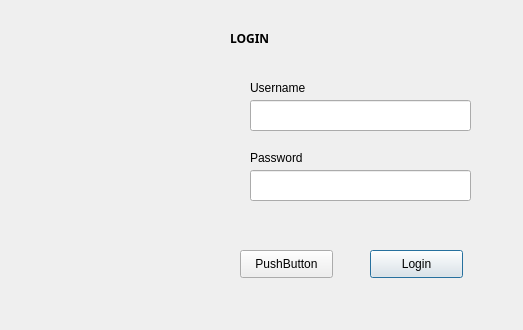
<?xml version="1.0" encoding="UTF-8"?>
<ui version="4.0">
 <class>LoginDialog</class>
 <widget class="QDialog" name="LoginDialog">
  <property name="geometry">
   <rect>
    <x>0</x>
    <y>0</y>
    <width>523</width>
    <height>330</height>
   </rect>
  </property>
  <property name="windowTitle">
   <string>Login</string>
  </property>
  <property name="windowIcon">
   <iconset>
    <normaloff>../images/csuLogo.png</normaloff>../images/csuLogo.png</iconset>
  </property>
  <widget class="QPushButton" name="loginButton">
   <property name="geometry">
    <rect>
     <x>370</x>
     <y>250</y>
     <width>93</width>
     <height>28</height>
    </rect>
   </property>
   <property name="text">
    <string>Login</string>
   </property>
  </widget>
  <widget class="QLabel" name="usernameLabel">
   <property name="geometry">
    <rect>
     <x>250</x>
     <y>80</y>
     <width>91</width>
     <height>16</height>
    </rect>
   </property>
   <property name="text">
    <string>Username</string>
   </property>
  </widget>
  <widget class="QLabel" name="passwordLabel">
   <property name="geometry">
    <rect>
     <x>250</x>
     <y>150</y>
     <width>91</width>
     <height>16</height>
    </rect>
   </property>
   <property name="text">
    <string>Password</string>
   </property>
  </widget>
  <widget class="QLabel" name="csuLogo">
   <property name="geometry">
    <rect>
     <x>30</x>
     <y>80</y>
     <width>171</width>
     <height>171</height>
    </rect>
   </property>
   <property name="text">
    <string/>
   </property>
   <property name="pixmap">
    <pixmap>../images/csuLogo.png</pixmap>
   </property>
   <property name="scaledContents">
    <bool>true</bool>
   </property>
  </widget>
  <widget class="QLabel" name="label">
   <property name="geometry">
    <rect>
     <x>230</x>
     <y>30</y>
     <width>51</width>
     <height>16</height>
    </rect>
   </property>
   <property name="font">
    <font>
     <family>Rockwell Extra Bold</family>
     <weight>75</weight>
     <bold>true</bold>
    </font>
   </property>
   <property name="text">
    <string>LOGIN</string>
   </property>
  </widget>
  <widget class="QLabel" name="statusLabel">
   <property name="geometry">
    <rect>
     <x>190</x>
     <y>230</y>
     <width>171</width>
     <height>20</height>
    </rect>
   </property>
   <property name="text">
    <string/>
   </property>
  </widget>
  <widget class="QLineEdit" name="usernameField">
   <property name="geometry">
    <rect>
     <x>250</x>
     <y>100</y>
     <width>221</width>
     <height>31</height>
    </rect>
   </property>
  </widget>
  <widget class="QLineEdit" name="passwordField">
   <property name="geometry">
    <rect>
     <x>250</x>
     <y>170</y>
     <width>221</width>
     <height>31</height>
    </rect>
   </property>
  </widget>
  <widget class="QPushButton" name="pushButton">
   <property name="geometry">
    <rect>
     <x>240</x>
     <y>250</y>
     <width>93</width>
     <height>28</height>
    </rect>
   </property>
   <property name="text">
    <string>PushButton</string>
   </property>
  </widget>
 </widget>
 <resources/>
 <connections/>
</ui>
